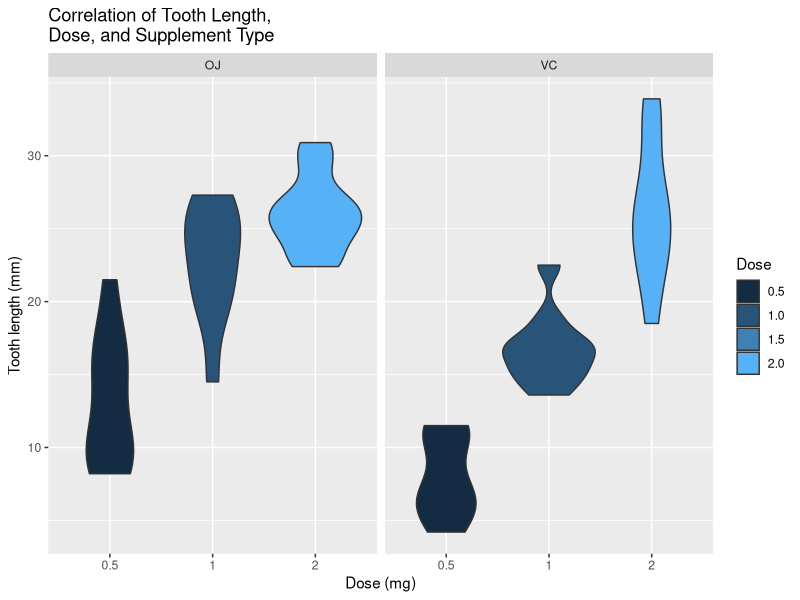
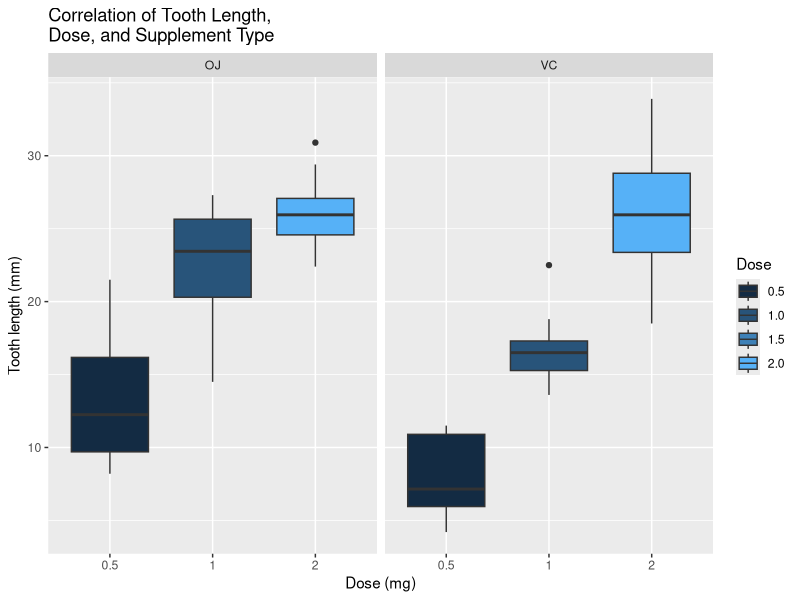
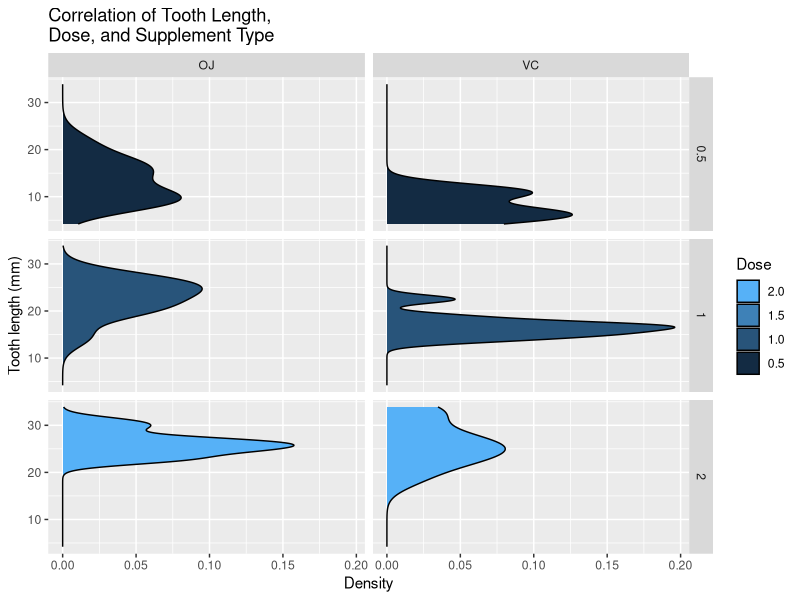

Write R code to recreate these figures, in order.
## ---- chunk 1
library(datasets)
library(ggplot2)

summary(ToothGrowth)

ggplot(data=ToothGrowth, aes(x=as.factor(dose), y=len, fill=dose)) +
    geom_violin() +   
    facet_grid(. ~ supp) +   
    xlab("Dose (mg)") +
    ylab("Tooth length (mm)") +
    guides(fill=guide_legend(title="Dose")) + 
    ggtitle("Correlation of Tooth Length, \nDose, and Supplement Type")

ggplot(data=ToothGrowth, aes(x=as.factor(dose), y=len, fill=dose)) +
    geom_boxplot() +   
    facet_grid(. ~ supp) +   
    xlab("Dose (mg)") +
    ylab("Tooth length (mm)") +
    guides(fill=guide_legend(title="Dose")) + 
    ggtitle("Correlation of Tooth Length, \nDose, and Supplement Type")

ggplot(ToothGrowth,aes(x=len, fill=dose)) +
    geom_density() + 
    facet_grid(dose~supp) +
    xlab("Tooth length (mm)") +
    ylab("Density") +
    guides(fill=guide_legend(title="Dose", reverse=TRUE)) + 
    ggtitle("Correlation of Tooth Length, \nDose, and Supplement Type") + 
    coord_flip()

